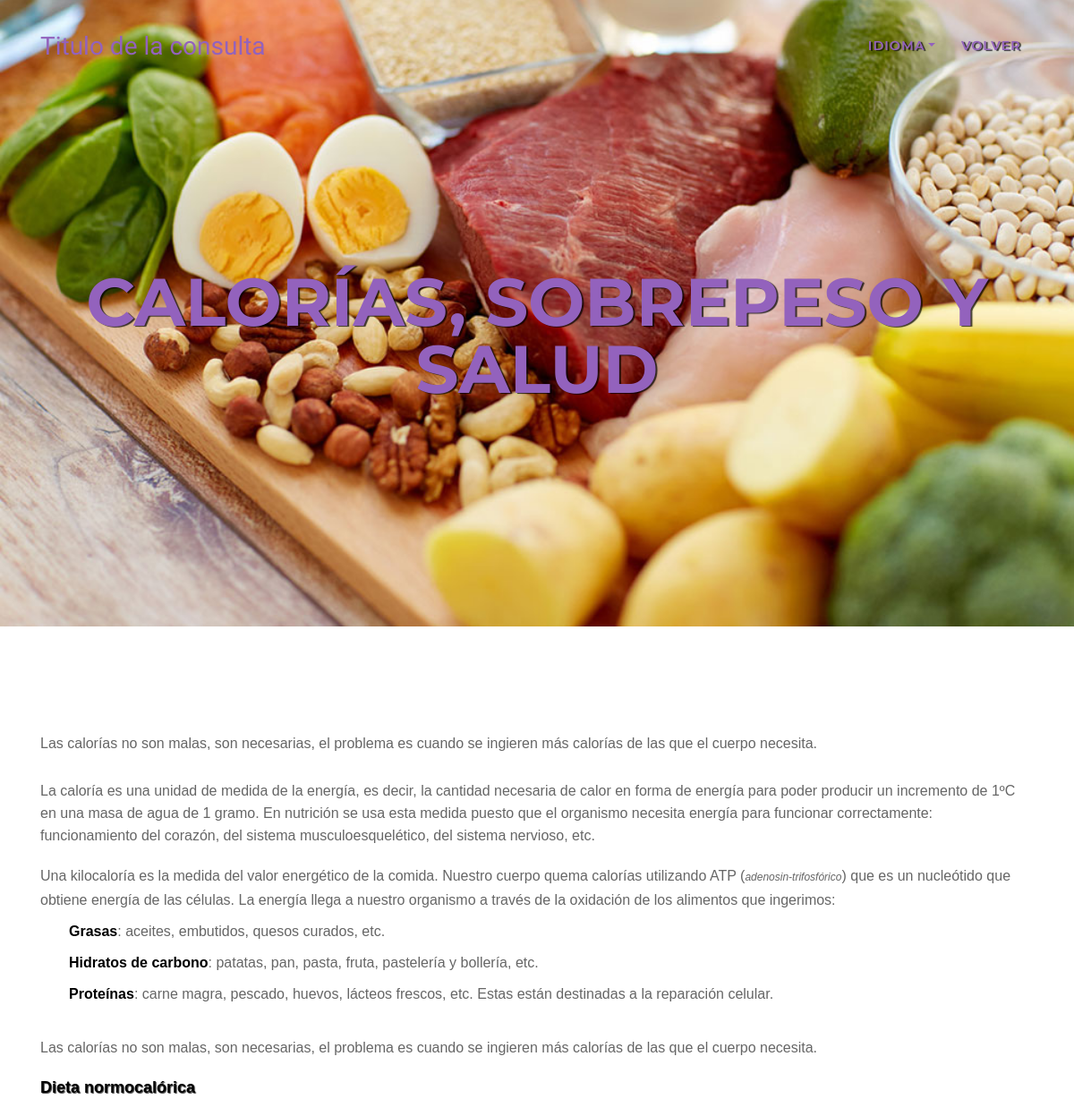
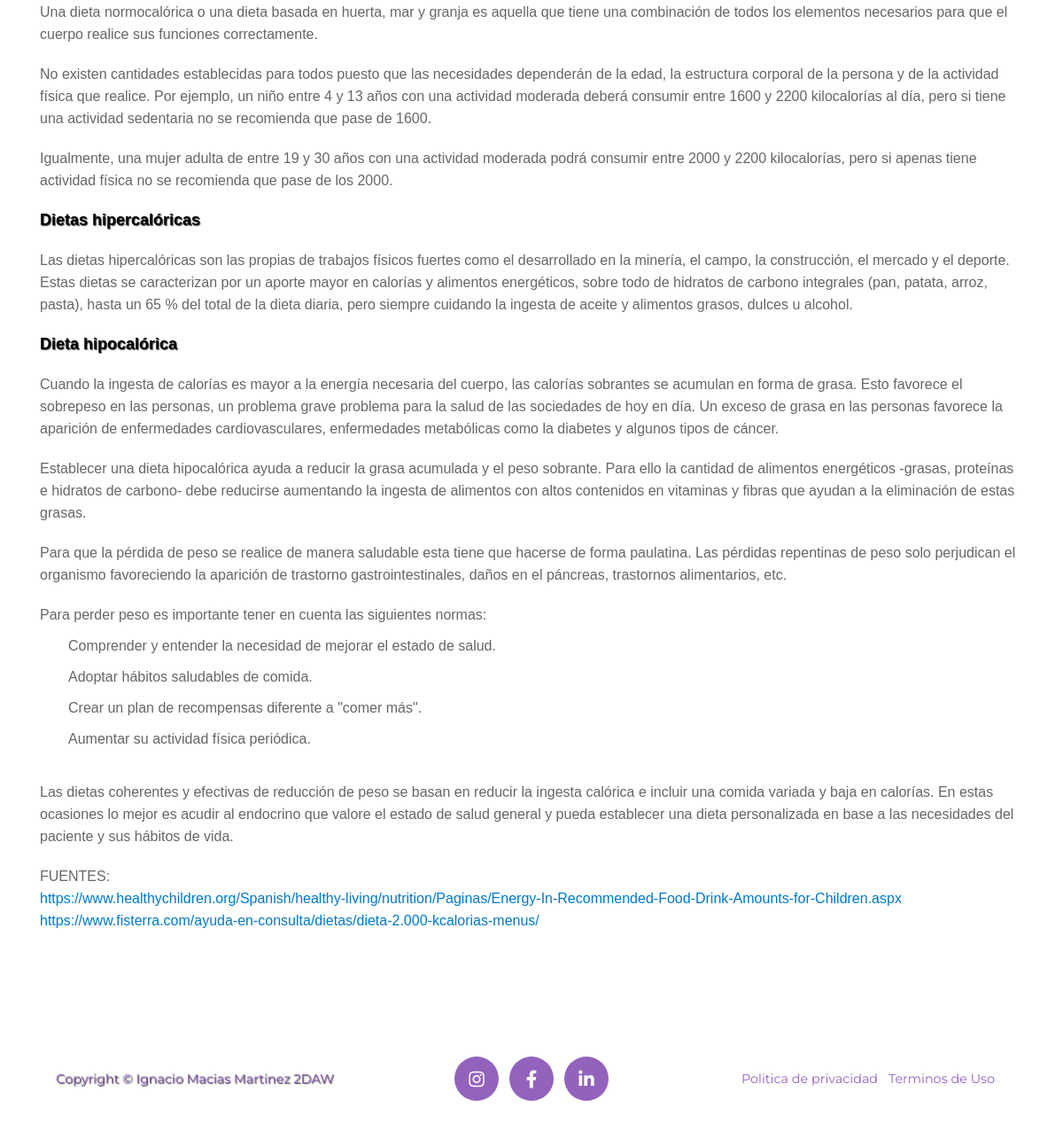
/verArticulo.php?asset=6, run on the app's committed database (2 pictures, top to bottom).
### tables this page shows
CREATE TABLE `articulos` (
  `titulo` varchar(255) NOT NULL,
  `resumen` text NOT NULL,
  `imagen` varchar(255) NOT NULL,
  `contenido` text NOT NULL,
  `fecha` datetime NOT NULL,
  `cat1` varchar(50) DEFAULT NULL,
  `cat2` varchar(50) DEFAULT NULL,
  `ID_art` int(255) NOT NULL
);

### castellano.php (called while the page is built, shortened)
<?php
$navIdioma="Idioma";
$fooPolitica="Politica de privacidad";
$fooTerminos="Terminos de Uso";
$pagArtVolver="Volver";

### verArticulo.php (the view, shortened to what this page needs)
<?php
if (isset($_SESSION["idioma"])){
    include $_SESSION["idioma"];
}else{
    include "castellano.php";
}
if(isset($_GET['asset'])) {
    $article_id = $_GET['asset'];
    $dbh = Connection::make();
    $stmt = $dbh->prepare("SELECT * FROM articulos WHERE ID_art = :article_id");
    $params = [':article_id'=>$article_id];
    $stmt->execute($params);
    $articulo = $stmt->fetch(PDO::FETCH_ASSOC);
} else {
    header('Location: index.php');
}
?>
<!DOCTYPE html>
<html lang="es">
<head>
    <link href="bootstrap/css/bootstrap.min.css" rel="stylesheet">
    <link href="img/fontawesome-free/css/all.min.css" rel="stylesheet" type="text/css">
    <link href="css/estilos.css" rel="stylesheet" type="text/css">
</head>
<body id="Principal">
<nav class="navbar navbar-expand-lg navbar-dark fixed-top" id="mainNav">
    <div class="container">
        <a class="navbar-brand js-scroll-trigger" href="index.php">Titulo de la consulta</a>
        <div class="collapse navbar-collapse" id="NavegadorResponsive">
            <ul class="navbar-nav text-uppercase ml-auto">
                <li class="nav-item">
                    <div class="dropdown nav-link">
                        <a class=" dropdown-toggle" id="dropdownMenu2" data-toggle="dropdown" aria-haspopup="true" aria-expanded="false"><?php echo $navIdioma ?></a>
                    </div>
                </li>
                <li class="nav-item">
                    <a class="nav-link js-scroll-trigger" href="pagArticulos.php"><?php echo $pagArtVolver ?></a>
                </li>
            </ul>
        </div>
    </div>
</nav>
<header class="masthead" style="background-image:url('<?= $articulo['imagen'] ?>')">
    <div class="container">
        <div class="intro-text">
            <div class=" intro-heading text-uppercase"><?= $articulo['titulo'] ?></div>
        </div>
    </div>
</header>
<section class=" page-section">
        <div class="container">
                <div class="row">
                    <div class="col-lg-12 ">
                        <p><?= $articulo['contenido'] ?></p>
                    </div>
                </div>
        </div>
</section>
<footer class="footer">
    <div class="container">
        <div class="row align-items-center">
            <div class="col-md-4">
                <span class="copyright">Copyright &copy; Ignacio Macias Martinez 2DAW</span>
            </div>
            <div class="col-md-4">
                <ul class="list-inline social-buttons">
                    <li class="list-inline-item">
                        <a href="#">
                            <i class="fab fa-instagram"></i>
                        </a>
                    </li>
                    <li class="list-inline-item">
                        <a href="#">
                            <i class="fab fa-facebook-f"></i>
                        </a>
                    </li>
                    <li class="list-inline-item">
                        <a href="#">
                            <i class="fab fa-linkedin-in"></i>
                        </a>
                    </li>
                </ul>
            </div>
            <div class="col-md-4">
                <ul class="list-inline quicklinks">
                    <li class="list-inline-item">
                        <a href="#"><?php echo $fooPolitica ?></a>
                    </li>
                    <li class="list-inline-item">
                        <a href="#"><?php echo $fooTerminos ?></a>
                    </li>
                </ul>
            </div>
        </div>
    </div>
</footer>
</body>
</html>

### css/estilos.css (style rules this page uses)
body { overflow-x: hidden; font-family: 'Roboto Slab', -apple-system, BlinkMacSystemFont, 'Segoe UI', Roboto, 'Helvetica Neue', Arial, sans-serif, 'Apple Color Emoji', 'Segoe UI Emoji', 'Segoe UI Symbol', 'Noto Color Emoji'; }
p { line-height: 1.75; }
a { color: #9362bd; }
h1, h2, h3, h4, h5, h6 { font-weight: 700; font-family: 'Montserrat', -apple-system, BlinkMacSystemFont, 'Segoe UI', Roboto, 'Helvetica Neue', Arial, sans-serif, 'Apple Color Emoji', 'Segoe UI Emoji', 'Segoe UI Symbol', 'Noto Color Emoji'; color: #9362bd; text-shadow: 1px 1px 1px rgba(0,0,0,0.75); }
.page-section { padding: 100px 0; }
@media (min-width: 768px) { section { padding: 150px 0; } }
#mainNav { background-color: #212529; }
#mainNav .navbar-brand { color: #9362bd; font-family: 'Kaushan Script', -apple-system, BlinkMacSystemFont, 'Segoe UI', Roboto, 'Helvetica Neue', Arial, sans-serif, 'Apple Color Emoji', 'Segoe UI Emoji', 'Segoe UI Symbol', 'Noto Color Emoji'; }
#mainNav .navbar-nav .nav-item .nav-link { font-size: 90%; font-weight: 600; padding: 0.75em 0; letter-spacing: 1px; color: #9362bd; text-shadow: 2px 1px 1px rgba(0,0,0,0.75); font-family: 'Montserrat', -apple-system, BlinkMacSystemFont, 'Segoe UI', Roboto, 'Helvetica Neue', Arial, sans-serif, 'Apple Color Emoji', 'Segoe UI Emoji', 'Segoe UI Symbol', 'Noto Color Emoji'; }
@media (min-width: 992px) { #mainNav { padding-top: 25px; padding-bottom: 25px; transition: padding-top 0.3s, padding-bottom 0.3s; border: none; background-color: transparent; } }
@media (min-width: 992px) { #mainNav .navbar-brand { font-size: 1.75em; transition: all 0.3s; } }
@media (min-width: 992px) { #mainNav .navbar-nav .nav-item .nav-link { padding: 1.1em 1em !important; } }
header.masthead { text-align: center; color: #9362bd; text-shadow: 2px 1px 1px rgba(0,0,0,0.75); background-repeat: no-repeat; background-attachment: scroll; background-position: center center; background-size: cover; }
header.masthead .intro-text { padding-top: 150px; padding-bottom: 100px; }
header.masthead .intro-text .intro-heading { font-size: 50px; font-weight: 700; line-height: 50px; margin-bottom: 25px; font-family: 'Montserrat', -apple-system, BlinkMacSystemFont, 'Segoe UI', Roboto, 'Helvetica Neue', Arial, sans-serif, 'Apple Color Emoji', 'Segoe UI Emoji', 'Segoe UI Symbol', 'Noto Color Emoji'; }
@media (min-width: 768px) { header.masthead .intro-text { padding-top: 300px; padding-bottom: 200px; } }
@media (min-width: 768px) { header.masthead .intro-text .intro-heading { font-size: 75px; font-weight: 700; line-height: 75px; margin-bottom: 50px; font-family: 'Montserrat', -apple-system, BlinkMacSystemFont, 'Segoe UI', Roboto, 'Helvetica Neue', Arial, sans-serif, 'Apple Color Emoji', 'Segoe UI Emoji', 'Segoe UI Symbol', 'Noto Color Emoji'; } }
.footer { padding: 25px 0; text-align: center; }
.footer span.copyright { font-size: 90%; line-height: 40px; font-family: 'Montserrat', -apple-system, BlinkMacSystemFont, 'Segoe UI', Roboto, 'Helvetica Neue', Arial, sans-serif, 'Apple Color Emoji', 'Segoe UI Emoji', 'Segoe UI Symbol', 'Noto Color Emoji'; color:#9362bd ; text-shadow: 1px 1px 1px rgba(0,0,0,0.75); }
.footer ul.quicklinks { font-size: 90%; line-height: 40px; margin-bottom: 0; text-transform: none; font-family: 'Montserrat', -apple-system, BlinkMacSystemFont, 'Segoe UI', Roboto, 'Helvetica Neue', Arial, sans-serif, 'Apple Color Emoji', 'Segoe UI Emoji', 'Segoe UI Symbol', 'Noto Color Emoji'; }
ul.social-buttons { margin-bottom: 0; }
ul.social-buttons li a { font-size: 20px; line-height: 50px; display: block; width: 50px; height: 50px; transition: all 0.3s; color: white; border-radius: 100%; outline: none; background-color: #9362bd; }

### data on the page
articulos: imagen (picture), titulo "CALORÍAS, SOBREPESO Y SALUD", contenido "Las calorías no son malas, son necesarias, el problema es cuando se ingieren más calorías de las que el cuerpo necesita. La caloría es una unidad de medida de la energía, es decir, la cantidad necesaria de calor en forma de energía para poder producir un incremento de 1ºC en una masa de agua de 1 gramo. En nutrición se usa esta medida puesto que el organismo necesita energía para funcionar correctamente: funcionamiento del corazón, del sistema musculoesquelético, del sistema nervioso, etc. Una kilocaloría es la medida del valor energético de la comida. Nuestro cuerpo quema calorías utilizando ATP ( adenosin-trifosfórico ) que es un nucleótido que obtiene energía de las células. La energía…"

### other printed values
$navIdioma "IDIOMA"
$pagArtVolver "VOLVER"
$fooPolitica "Politica de privacidad"
$fooTerminos "Terminos de Uso"
